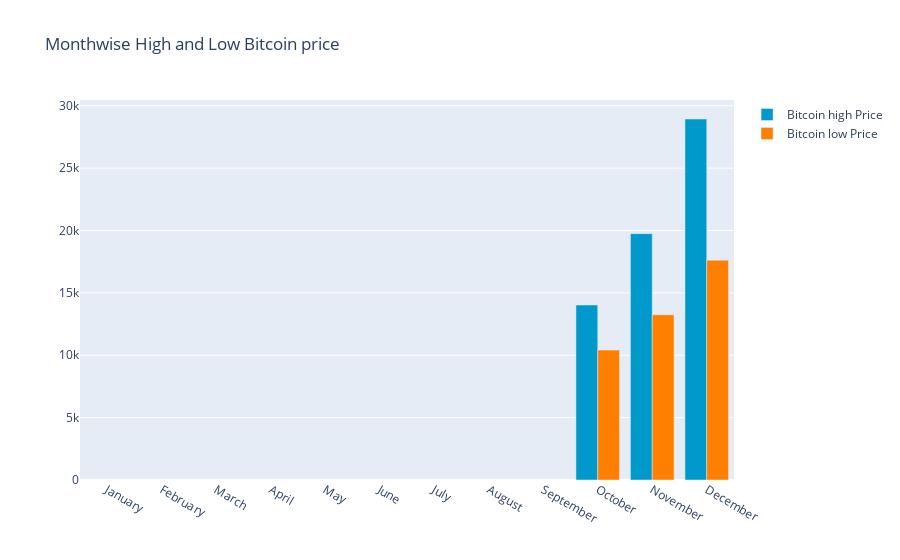

The cell this chart's notebook holds for it:
### Code cell
#high and low bar chart 
y_2020.groupby(y_2020['Date'].dt.strftime('%B'))['Low'].min()
monthvise_high = y_2020.groupby(maindf['Date'].dt.strftime('%B'))['High'].max()
monthvise_high = monthvise_high.reindex(new_order, axis=0)

monthvise_low = y_2020.groupby(y_2020['Date'].dt.strftime('%B'))['Low'].min()
monthvise_low = monthvise_low.reindex(new_order, axis=0)

fig = go.Figure()
fig.add_trace(go.Bar(
    x=monthvise_high.index,
    y=monthvise_high,
    name='Bitcoin high Price',
    marker_color='rgb(0, 153, 204)'
))
fig.add_trace(go.Bar(
    x=monthvise_low.index,
    y=monthvise_low,
    name='Bitcoin low Price',
    marker_color='rgb(255, 128, 0)'
))

fig.update_layout(barmode='group', 
                  title=' Monthwise High and Low Bitcoin price')
fig.show()

### Figure 1 — Plotly figure (JSON) as saved in the notebook; plotly's stock layout.template omitted (floating-point values rounded to 4 significant figures)
{"data": [{"marker": {"color": "rgb(0, 153, 204)"}, "name": "Bitcoin high Price", "type": "bar", "x": ["January", "February", "March", "April", "May", "June", "July", "August", "September", "October", "November", "December"], "y": [null, null, null, null, null, null, null, null, null, 14030.0, 19750.0, 28940.0]}, {"marker": {"color": "rgb(255, 128, 0)"}, "name": "Bitcoin low Price", "type": "bar", "x": ["January", "February", "March", "April", "May", "June", "July", "August", "September", "October", "November", "December"], "y": [null, null, null, null, null, null, null, null, null, 10420.0, 13240.0, 17620.0]}], "layout": {"barmode": "group", "title": {"text": " Monthwise High and Low Bitcoin price"}}}
